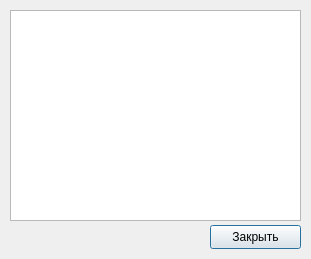
<?xml version="1.0" encoding="UTF-8"?>
<ui version="4.0">
 <class>Complete_Window</class>
 <widget class="QMainWindow" name="Complete_Window">
  <property name="geometry">
   <rect>
    <x>0</x>
    <y>0</y>
    <width>311</width>
    <height>259</height>
   </rect>
  </property>
  <property name="windowTitle">
   <string>Подставить</string>
  </property>
  <widget class="QWidget" name="centralwidget">
   <widget class="QListWidget" name="list">
    <property name="geometry">
     <rect>
      <x>10</x>
      <y>10</y>
      <width>291</width>
      <height>211</height>
     </rect>
    </property>
   </widget>
   <widget class="QPushButton" name="exitbut">
    <property name="geometry">
     <rect>
      <x>210</x>
      <y>225</y>
      <width>91</width>
      <height>24</height>
     </rect>
    </property>
    <property name="text">
     <string>Закрыть</string>
    </property>
    <property name="default">
     <bool>true</bool>
    </property>
   </widget>
  </widget>
 </widget>
 <resources/>
 <connections>
  <connection>
   <sender>exitbut</sender>
   <signal>clicked()</signal>
   <receiver>Complete_Window</receiver>
   <slot>close()</slot>
   <hints>
    <hint type="sourcelabel">
     <x>255</x>
     <y>236</y>
    </hint>
    <hint type="destinationlabel">
     <x>155</x>
     <y>129</y>
    </hint>
   </hints>
  </connection>
 </connections>
</ui>
